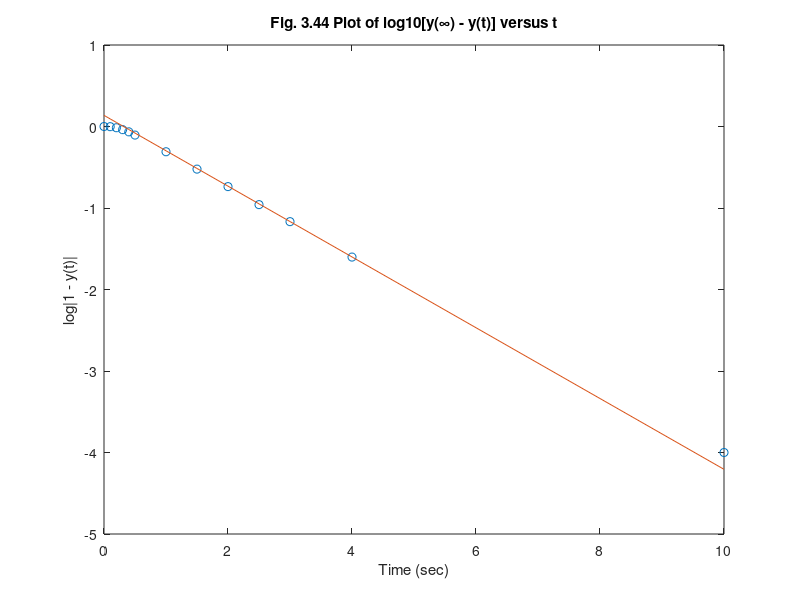

MATLAB code for this plot: (Note: this script raises an error after producing the figure.)
%  Figure 3.44      Feedback Control of Dynamic Systems, 6e
%                        Franklin, Powell, Emami
%
%  Example 3.35   
clf;
t=[0 .1 .2 .3 .4 .5 1 1.5 2 2.5 3 4 10];
y=[0 .005 .034 .085 .140 .215 .510 .7 .817 .890 .932 .975 .9999];
dy=ones(1,13)-y;
A=-1.37;     % adjust A & alpha to get best fit
alpha=1.;     % to the data by trial and error
axis([0 6 -2 1]);
fity=-A*exp(-alpha*t);
dyl=log10(dy);
fityl=log10(fity);
plot(t,dyl,'o',t,fityl,'-');
title('Fig. 3.44 Plot of log10[y(\infty) - y(t)] versus t');
ylabel('log|1 - y(t)|');
xlabel('Time (sec)');
nicegrid;
